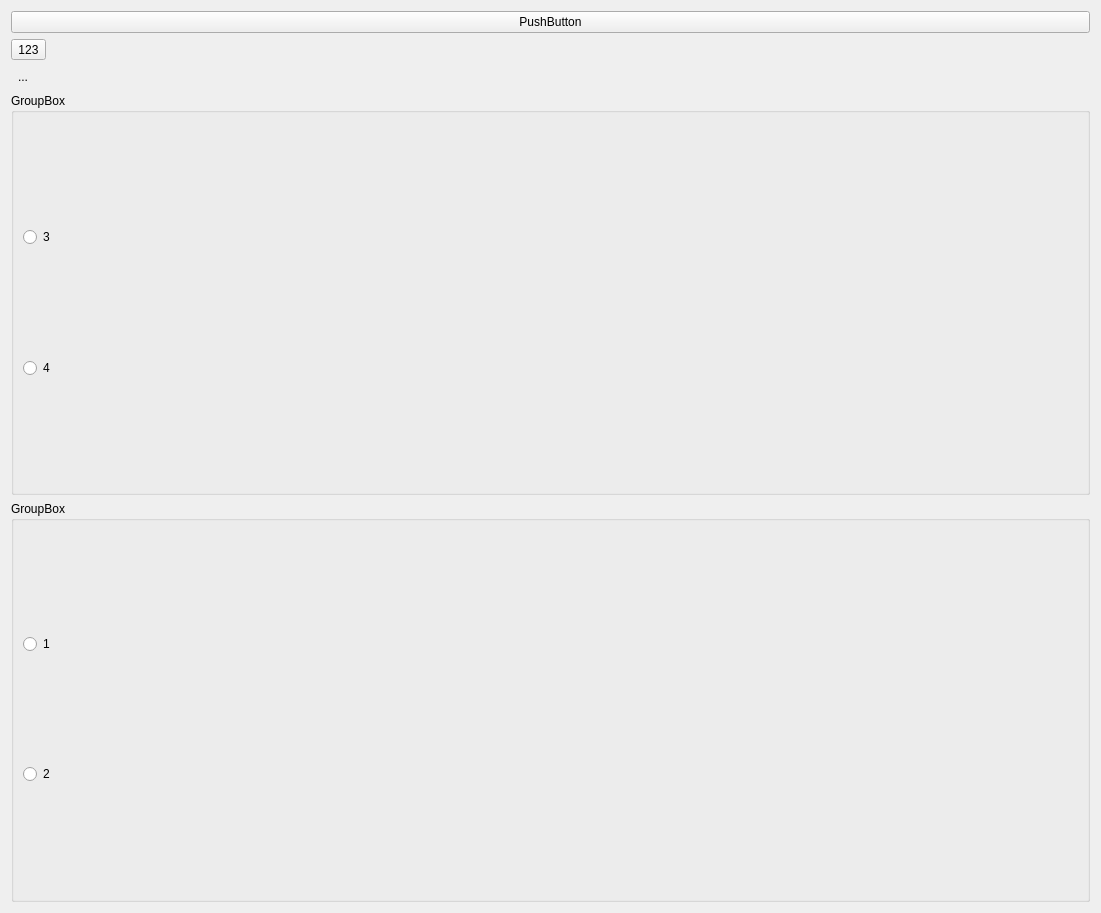
<?xml version="1.0" encoding="UTF-8"?>
<ui version="4.0">
 <class>MainWindow</class>
 <widget class="QWidget" name="MainWindow">
  <property name="geometry">
   <rect>
    <x>0</x>
    <y>0</y>
    <width>1101</width>
    <height>913</height>
   </rect>
  </property>
  <property name="windowTitle">
   <string>MainWindow</string>
  </property>
  <layout class="QVBoxLayout" name="verticalLayout_3">
   <item>
    <widget class="QPushButton" name="pushButton">
     <property name="text">
      <string>PushButton</string>
     </property>
     <property name="icon">
      <iconset resource="res.qrc">
       <normaloff>:/img/res/image1.jpg</normaloff>:/img/res/image1.jpg</iconset>
     </property>
     <property name="iconSize">
      <size>
       <width>200</width>
       <height>200</height>
      </size>
     </property>
     <property name="autoDefault">
      <bool>false</bool>
     </property>
    </widget>
   </item>
   <item>
    <widget class="QToolButton" name="toolButton_2">
     <property name="text">
      <string>123</string>
     </property>
    </widget>
   </item>
   <item>
    <widget class="QToolButton" name="toolButton">
     <property name="enabled">
      <bool>true</bool>
     </property>
     <property name="text">
      <string>...</string>
     </property>
     <property name="icon">
      <iconset resource="res.qrc">
       <normaloff>:/img/res/image1.jpg</normaloff>:/img/res/image1.jpg</iconset>
     </property>
     <property name="iconSize">
      <size>
       <width>100</width>
       <height>100</height>
      </size>
     </property>
     <property name="toolButtonStyle">
      <enum>Qt::ToolButtonIconOnly</enum>
     </property>
     <property name="autoRaise">
      <bool>true</bool>
     </property>
     <property name="arrowType">
      <enum>Qt::NoArrow</enum>
     </property>
    </widget>
   </item>
   <item>
    <widget class="QGroupBox" name="groupBox_2">
     <property name="title">
      <string>GroupBox</string>
     </property>
     <property name="checkable">
      <bool>false</bool>
     </property>
     <layout class="QVBoxLayout" name="verticalLayout_2">
      <property name="spacing">
       <number>6</number>
      </property>
      <item>
       <widget class="QRadioButton" name="radioButton_3">
        <property name="text">
         <string>3</string>
        </property>
       </widget>
      </item>
      <item>
       <widget class="QRadioButton" name="radioButton_4">
        <property name="text">
         <string>4</string>
        </property>
       </widget>
      </item>
     </layout>
    </widget>
   </item>
   <item>
    <widget class="QGroupBox" name="groupBox">
     <property name="title">
      <string>GroupBox</string>
     </property>
     <layout class="QVBoxLayout" name="verticalLayout">
      <item>
       <widget class="QRadioButton" name="radioButton">
        <property name="text">
         <string>1</string>
        </property>
       </widget>
      </item>
      <item>
       <widget class="QRadioButton" name="radioButton_2">
        <property name="text">
         <string>2</string>
        </property>
       </widget>
      </item>
     </layout>
    </widget>
   </item>
  </layout>
 </widget>
 <resources>
  <include location="res.qrc"/>
 </resources>
 <connections/>
</ui>
